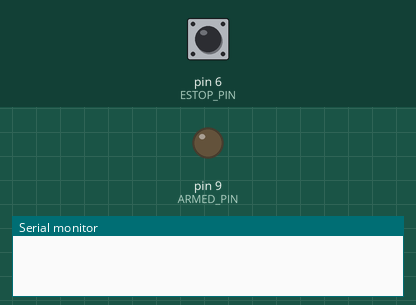
This sketch was run on a simulated Arduino Uno, built with avr-gcc and run on an emulated ATmega328P. Shown: output pins drawn as LEDs (lit = HIGH), the last lines printed to the serial monitor. The test bench sets the inputs (shaded band); at power-on: pin 6 (ESTOP_PIN) HIGH.

Above: at 1.2 s.
1.3 s: pin 6 (ESTOP_PIN) pulled LOW for 0.15 s
At 2.4 s:
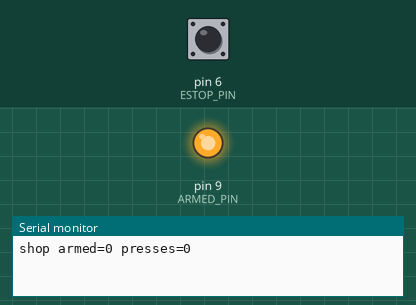
2.9 s: pin 6 (ESTOP_PIN) pulled LOW for 1 s
At 3.6 s:
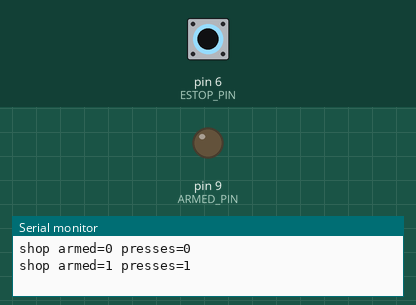
5.4 s: pin 6 (ESTOP_PIN) pulled LOW for 3.2 s
At 6.7 s:
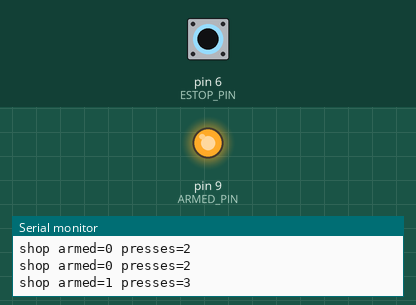
Timing chart, 0 to 8.4 s (numbered marks = the images above; inputs shaded):
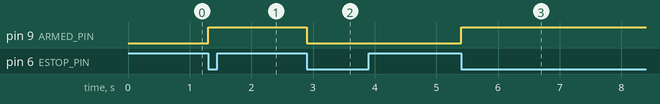

The sketch:

sketch.ino
```cpp
// Shop bench run/stop: mushroom estop toggles the "machine armed" lamp.
// Estop contact on D6 (NC to ground via switch, pull-up), armed lamp on D9.

const uint8_t ESTOP_PIN = 6;
const uint8_t ARMED_PIN = 9;
const unsigned long BEAT_MS = 1200;

bool armed = false;
uint8_t priorSample = HIGH;
unsigned long lastBeat = 0;
unsigned long pressCount = 0;
unsigned long bootMs = 0;

void writeArmed(bool level)
{
    armed = level;
    digitalWrite(ARMED_PIN, level ? HIGH : LOW);
}

void toggleArmed()
{
    writeArmed(!armed);
    pressCount++;
}

bool fallingEdge(uint8_t previous, uint8_t current)
{
    return previous == HIGH && current == LOW;
}

void heartbeat()
{
    Serial.print("shop armed=");
    Serial.print(armed ? 1 : 0);
    Serial.print(" presses=");
    Serial.println(pressCount);
}

void setup()
{
    pinMode(ESTOP_PIN, INPUT_PULLUP);
    pinMode(ARMED_PIN, OUTPUT);
    writeArmed(false);
    Serial.begin(9600);
    priorSample = digitalRead(ESTOP_PIN);
    lastBeat = millis();
    bootMs = millis();
}

void loop()
{
    uint8_t sample = digitalRead(ESTOP_PIN);

    if (fallingEdge(priorSample, sample))
    {
        toggleArmed();
    }
    priorSample = sample;

    unsigned long now = millis();
    if (now - lastBeat >= BEAT_MS)
    {
        lastBeat = now;
        heartbeat();
    }
}
```

Measured:
- after the input at 1.3 s, pin 9 (ARMED_PIN): LOW → HIGH at once
- after the input at 2.9 s, pin 9 (ARMED_PIN): HIGH → LOW at once
- after the input at 5.4 s, pin 9 (ARMED_PIN): LOW → HIGH at once
